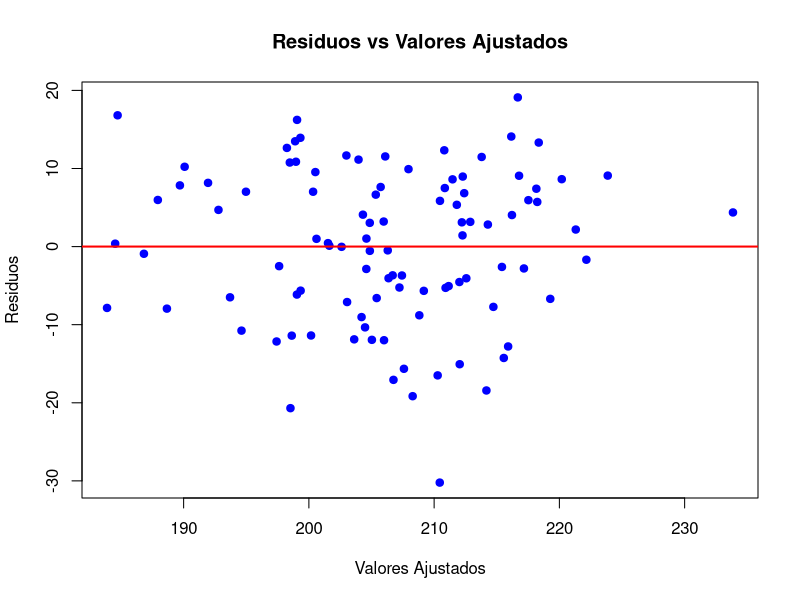
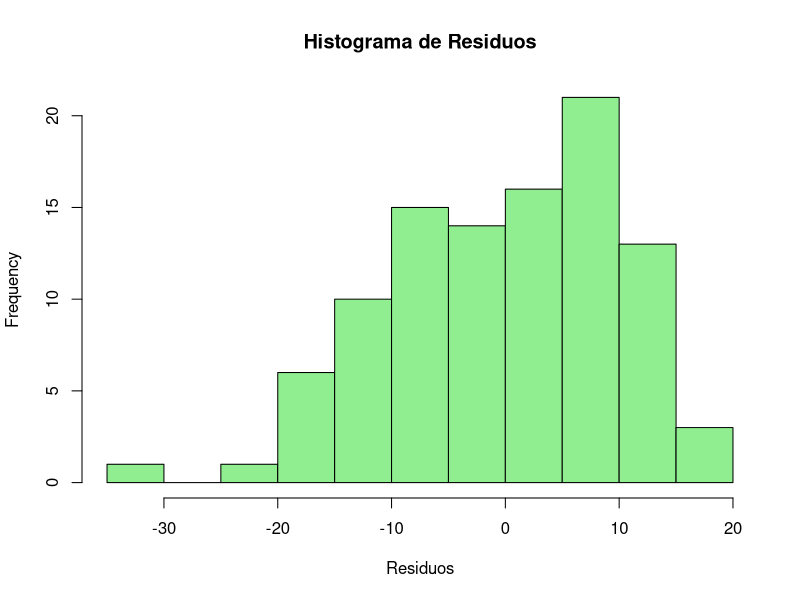
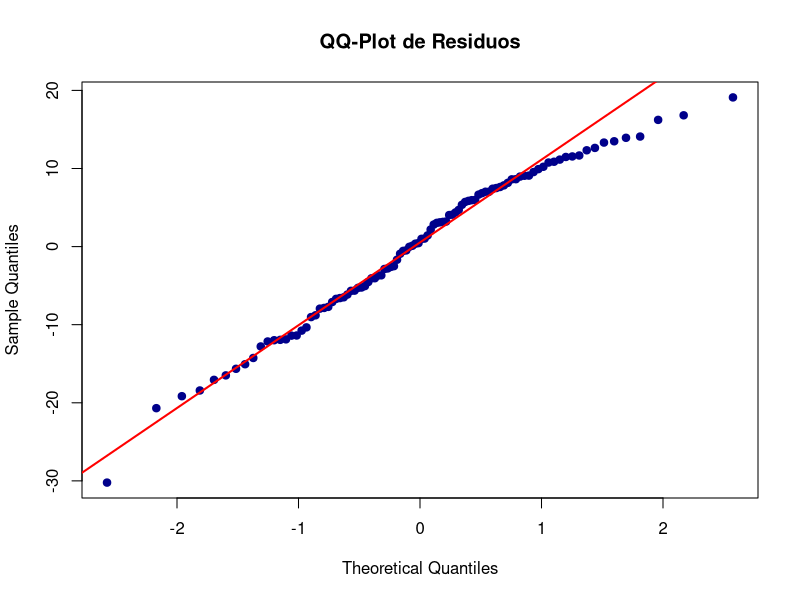

Write the R code that produced these figures, in order.
# Leer los datos (ajustando la ruta relativa)
Datos_ProyectoP7 <- read.delim("./Datos_ProyectoP7.txt", header = TRUE)  # nolint

y  <- Datos_ProyectoP7$y
x3 <- Datos_ProyectoP7$x3
x5 <- Datos_ProyectoP7$x5
x7 <- Datos_ProyectoP7$x7
x8 <- Datos_ProyectoP7$x8

# Modelos de regresión simple
modelo_yx3 <- lm(y ~ x3)
summary(modelo_yx3)
modelo_yx5 <- lm(y ~ x5)
summary(modelo_yx5)
modelo_yx7 <- lm(y ~ x7)
summary(modelo_yx7)
modelo_yx8 <- lm(y ~ x8)
summary(modelo_yx8)

# Modelo lineal múltiple
modelo1 <- lm(y ~ x3 + x5 + x7 + x8)
summary(modelo1)

# Eliminación de variables
modelo2 <- lm(y ~ x5 + x7 + x8)
summary(modelo2)
modelo3 <- lm(y ~ x5 + x7)
summary(modelo3)  # Modelo aceptado

# Modelo final y análisis de errores
modelo_final <- modelo3
residuos  <- resid(modelo_final)
ajustados <- fitted(modelo_final)

# Usar el directorio actual para guardar gráficos
img_dir <- "./imagenes"

# Gráfico de residuos vs valores ajustados
png(filename = file.path(img_dir, "5_residuos_vs_valores_ajustados.png"), width = 800, height = 600)
plot(ajustados, residuos, main = "Residuos vs Valores Ajustados", 
     xlab = "Valores Ajustados", ylab = "Residuos", pch = 19, col = "blue")
abline(h = 0, col = "red", lwd = 2)
dev.off()

# Histograma de residuos
png(filename = file.path(img_dir, "6_histograma_residuos.png"), width = 800, height = 600)
hist(residuos, main = "Histograma de Residuos", xlab = "Residuos", 
     col = "lightgreen", border = "black")
dev.off()

# QQ-plot de residuos
png(filename = file.path(img_dir, "7_qqplot_residuos.png"), width = 800, height = 600)
qqnorm(residuos, main = "QQ-Plot de Residuos", pch = 19, col = "darkblue")
qqline(residuos, col = "red", lwd = 2)
dev.off()

